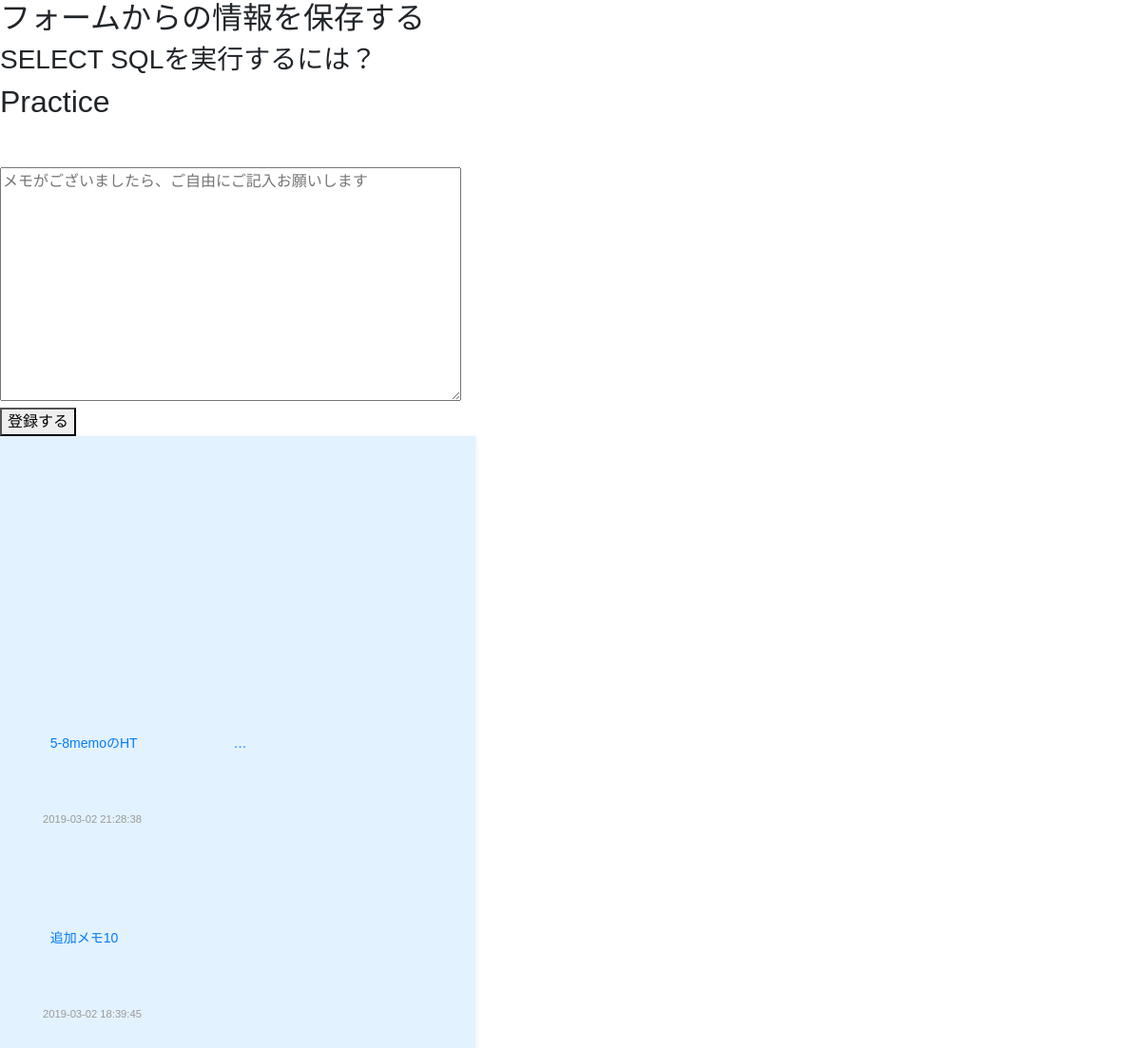
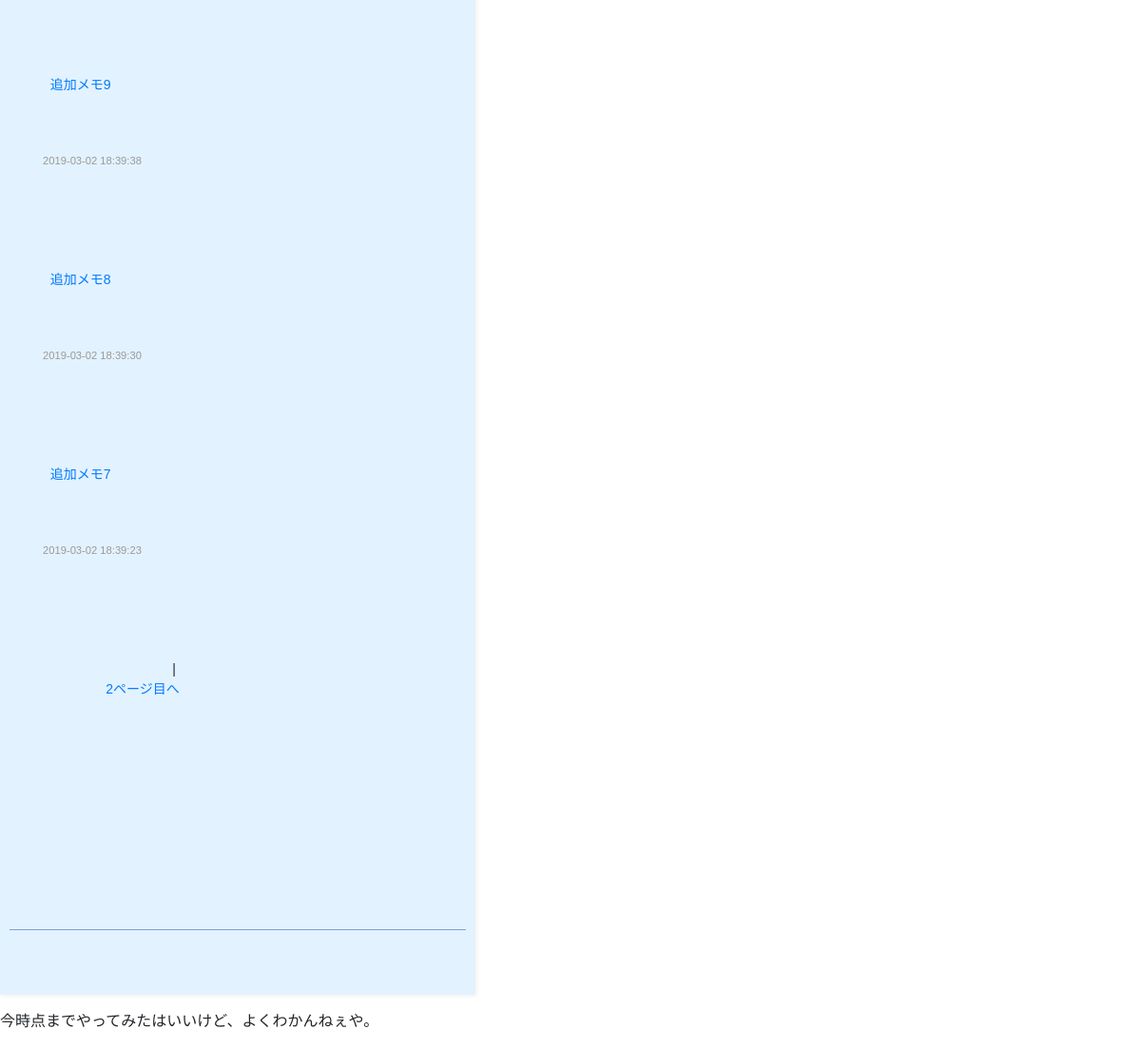
Screenshot of /chap5/memo/5-7/5-7index.php with the database file from the repository (2 pictures, top to bottom).
### tables this page shows
CREATE TABLE `memos` (
  `id` int(11) NOT NULL,
  `memo` text NOT NULL,
  `created_at` datetime NOT NULL
);

### chap5/memo/5-7/5-7index.php (the view, shortened to what this page needs)
 <?php require('5-6dbconnect(forWin).php'); ?>
<!DOCTYPE html>
<html lang="ja">
<head>
  <link rel="stylesheet" href="/MnavPHP/MnaviPHP/css/bootstrap.min.css">
  <link rel="stylesheet" href="/MnavPHP/MnaviPHP/css/style.css">
</head>
<body>
  <h2>フォームからの情報を保存する</h2>
  <h3>SELECT SQLを実行するには？</h3>
  <h2>Practice</h2>
  <form action="5-7input_do.php" method="post">
    <textarea name="memo" id="" cols="50" rows="10" placeholder="メモがございましたら、ご自由にご記入お願いします"></textarea><br>
    <button type="submit">登録する</button>
  </form>
  <pre>
    <?php
     if(isset($_REQUEST['page']) && is_numeric( $_REQUEST['page'])){
       $page = $_REQUEST['page'];
     } else {
       $page = 1;
     }
     $start = 5 * ($page - 1);
     $memos = $db->prepare('SELECT * FROM memos ORDER BY id DESC LIMIT ?,5');
     $memos->bindParam(1, $start, PDO::PARAM_INT);
     $memos->execute();
     ?>
  <article>
       <?php while ($memo = $memos->fetch()): ?>
         <p>
           <a href="5-7memo.php?id=<?php print($memo['id']); ?>">
           <?php print(mb_substr($memo['memo'], 0, 10)); ?>
             <?php print((mb_strlen($memo['memo']) > 10 ? '…':'')) ?>
           </a>
         </p>
         <time><?php print($memo['created_at']); ?></time>
         <br>
       <?php endwhile; ?>
              |
              <?php
              $counts = $db->query('SELECT COUNT(*) AS cnt FROM memos');
              $count = $counts->fetch();
              $max_page = floor($count['cnt'] / 5) + 1;
              if($page < $max_page):
               ?>
            <a href="5-7index.php?page=<?php print($page+1) ?>"><?php print($page+1) ?>ページ目へ</a>
            <?php endif; ?>
     </article>
      <hr>
   </pre>
   <p>今時点までやってみたはいいけど、よくわかんねぇや。</p>
</body>
</html>

### css/style.css (style rules this page uses)
body, pre { font-family: "游ゴシック Medium", "游ゴシック体", "Yu Gothic Medium", YuGothic, sans-serif; }
pre { min-height: 100px; padding: 10px; background-color: #e3f2ff; box-shadow: 1px 1px 5px #eee; width: 500px; }
hr { border-color: #7CA4D7; }
form { margin-top: 50px; }
time { color: #999; font-size: 80%; }
article { margin-top: 30px; }

### rows the page displays
memos: memo "5-8memoのHT", created_at "2019-03-02 21:28:38"
memos: memo "追加メモ10", created_at "2019-03-02 18:39:45"
memos: memo "追加メモ9", created_at "2019-03-02 18:39:38"
memos: memo "追加メモ8", created_at "2019-03-02 18:39:30"
memos: memo "追加メモ7", created_at "2019-03-02 18:39:23"

### other values shown
$page+1 "2"
